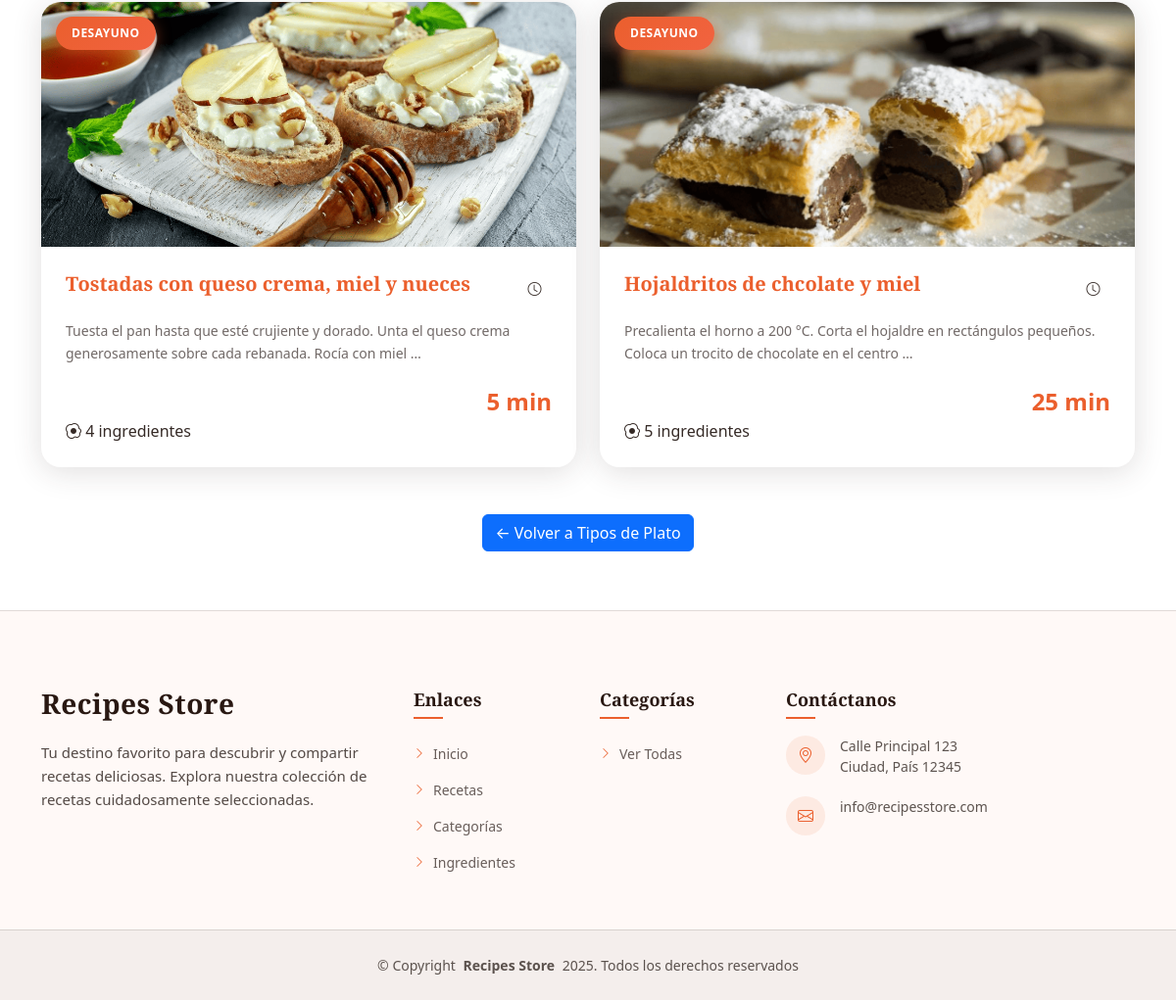
The page /tipos_plato/5/ (lower part) on the database as committed earlier.
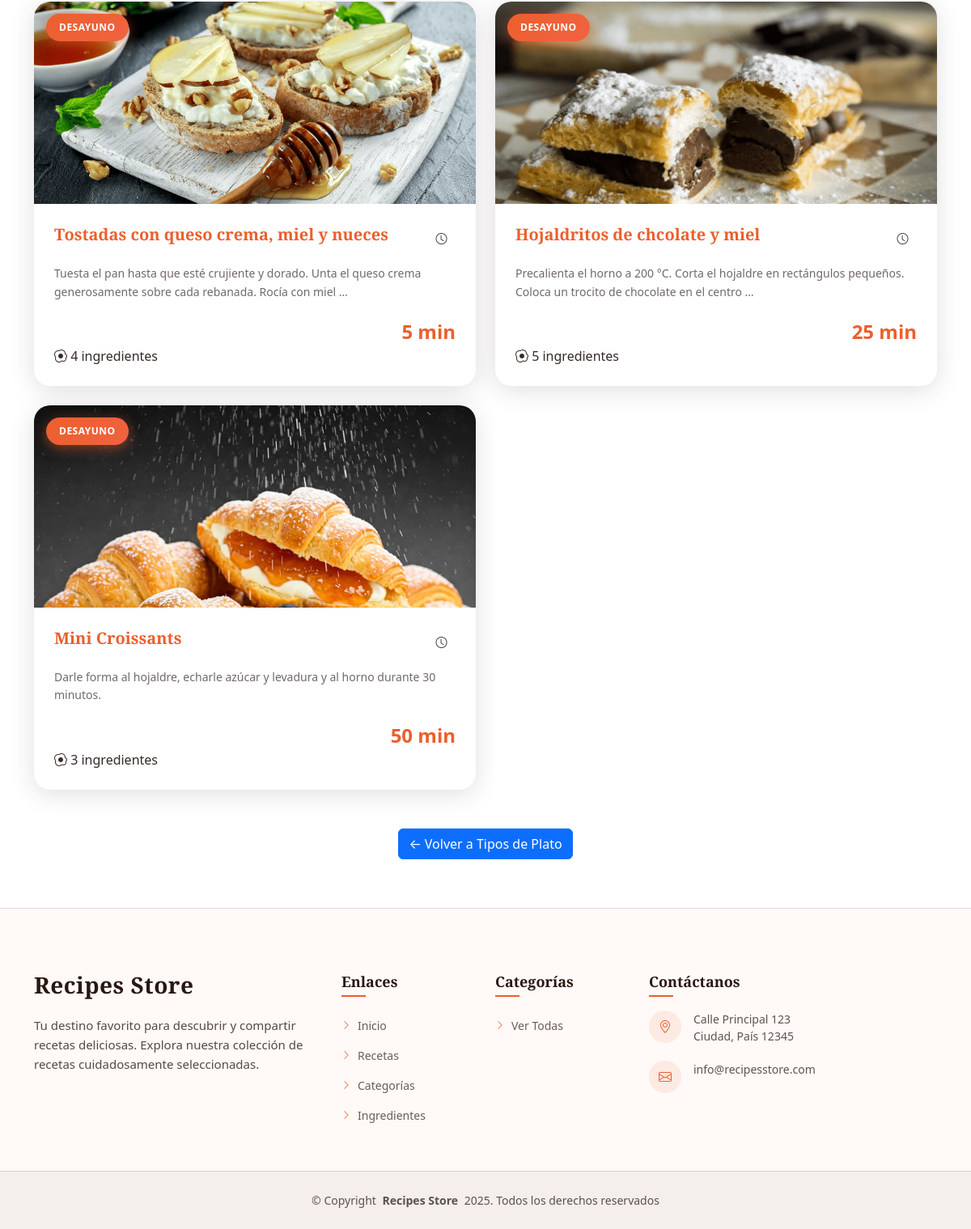
The same page on the database as committed later.
### appRecipesStore/models.py (models this page shows, shortened)
class Receta(models.Model):
    nombre = models.CharField(max_length=200)
    tipo_plato = models.ForeignKey(TipoPlato, on_delete=models.CASCADE, related_name='recetas')
    ingredientes = models.ManyToManyField(Ingrediente, related_name='recetas')
    tiempo_preparacion = models.IntegerField(help_text="Tiempo en minutos")
    instrucciones = models.TextField()
    imagen = models.ImageField(upload_to='recetas/', blank=True, null=True)

class TipoPlato(models.Model):
    nombre = models.CharField(max_length=100, unique=True)
    descripcion = models.TextField(default="Sin descripcion")
    imagen = models.CharField(max_length=500, blank=True, null=True, help_text="Ruta de la imagen en static/appRecipesStore/img/")

### appRecipesStore/views.py (the view)
# urls.py: path('tipos_plato/<int:pk>/', views.detalle_tipo_plato, name='detalle_tipo_plato'),
def detalle_tipo_plato(request, pk):
    tipo = get_object_or_404(TipoPlato, pk=pk)
    return render(request, 'appRecipesStore/detalle_tipo_plato.html', {'tipo': tipo})

### appRecipesStore/templates/appRecipesStore/detalle_tipo_plato.html (shortened to what this page needs)
{% extends 'appRecipesStore/base.html' %}
{% load static %}
{% block content %}
<main class="main">
    <section class="menu section">
        <div class="container" data-aos="fade-up" data-aos-delay="100">
            <div class="row gy-4">
                {% for receta in tipo.recetas.all %}
                <div class="col-lg-6" data-aos="fade-up" data-aos-delay="200">
                    <div class="menu-item">
                        <div class="menu-item-image">
                            <a href="{% url 'detalle_receta' receta.pk %}" style="display: block;">
                                {% if receta.imagen %}
                                    <img src="{% static 'appRecipesStore/img/' %}{{ receta.imagen }}" class="img-fluid" alt="{{ receta.nombre }}" style="cursor: pointer;">
                                {% else %}
                                    <img src="{% static 'appRecipesStore/img/recepie/recepie_1.png' %}" class="img-fluid" alt="{{ receta.nombre }}" style="cursor: pointer;">
                                {% endif %}
                                <div class="special-badge">{{ receta.tipo_plato.nombre }}</div>
                            </a>
                        </div>
                        <div class="menu-item-content">
                            <div class="menu-item-header">
                                <h4><a href="{% url 'detalle_receta' receta.pk %}">{{ receta.nombre }}</a></h4>
                                <div class="dietary-tags">
                                    <span class="tag"><i class="bi bi-clock"></i></span>
                                </div>
                            </div>
                            <p>{{ receta.instrucciones|truncatewords:20 }}</p>
                            <div class="menu-item-footer">
                                <span class="price">{{ receta.tiempo_preparacion }} min</span>
                                <span class="ingredients-info">
                                    <i class="bi bi-egg-fried"></i> {{ receta.ingredientes.count }} ingredientes
                                </span>
                            </div>
                        </div>
                    </div>
                </div>
                {% endfor %}
            </div>
            <div class="row mt-5">
                <div class="col-12 text-center" data-aos="fade-up" data-aos-delay="300">
                    <a href="{% url 'lista_tipos_plato' %}" class="btn btn-primary">← Volver a Tipos de Plato</a>
                </div>
            </div>
        </div>
    </section>
</main>
{% endblock %}

Rows that differ between the two databases and show on the page:
added Receta: imagen (picture), tipo_plato.nombre "DESAYUNO", nombre "Mini Croissants", instrucciones "Darle forma al hojaldre, echarle azúcar y levadura y al horno durante 30 minutos.", tiempo_preparacion "50", ingredientes.count "3"
